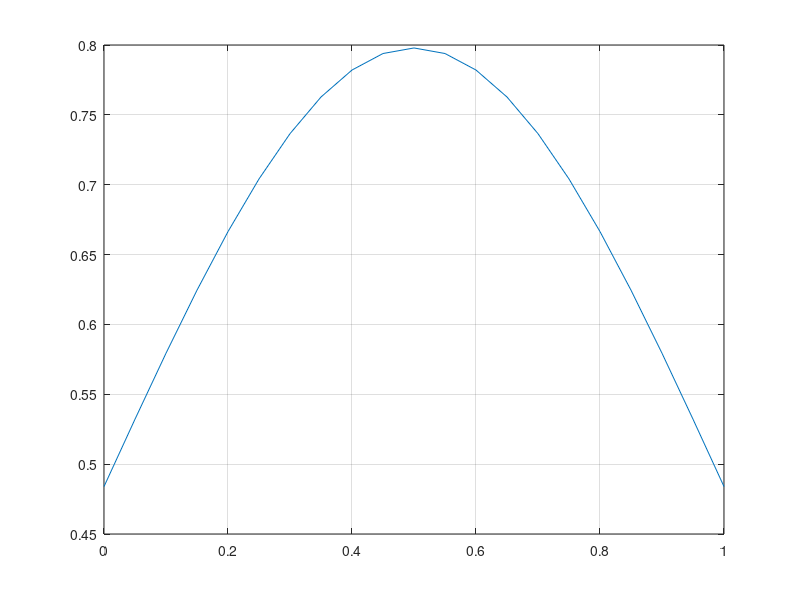

Here is the MATLAB script that generated this plot:
% Gaussian Destribution

x = 0:0.05:1;

sigma = 0.5;
mue = mean(x);

gaussian = (1 / (sigma * sqrt(2 * pi))) * exp((-1 / 2) * ((x - mue) / sigma).^2)

plot(x, gaussian)
grid on
